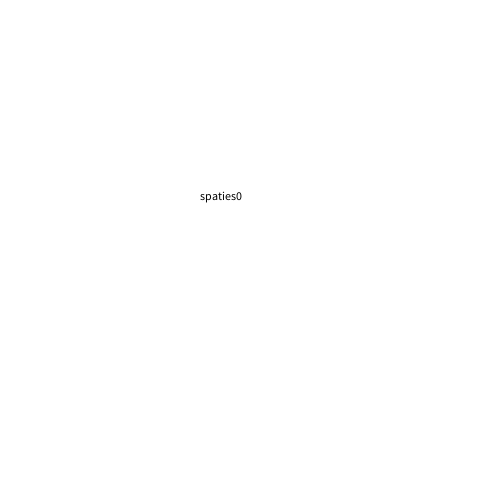
Frame 1 (no input)
Frame 60 (the mouse pressed at the canvas centre just before this capture): identical to frame 1, image omitted
Frame 120 (the mouse held since frame 60 and released just before this capture): identical to frame 1, image omitted

The Processing sketch that drew this single still picture (run headless with seeded random() and noise(); from frame 60 on, the mouse is pressed at the canvas centre):

// Processing sketch: H12_2
// ── H12_2.pde
int seconds;
int aantalSpaties; 
boolean racing = true;

void setup(){
  size (500,500);
  
  
}

void draw(){
  background (255,255,255);
  seconds = millis()/1000;
  if(seconds >= 10){
    racing = false;
  } 
  
fill(0,0,0);
text( "spaties" + aantalSpaties, 200, 200);
}

void keyReleased(){ 
  if(keyCode == 32 && racing){
    aantalSpaties++; 
    
  }
}
